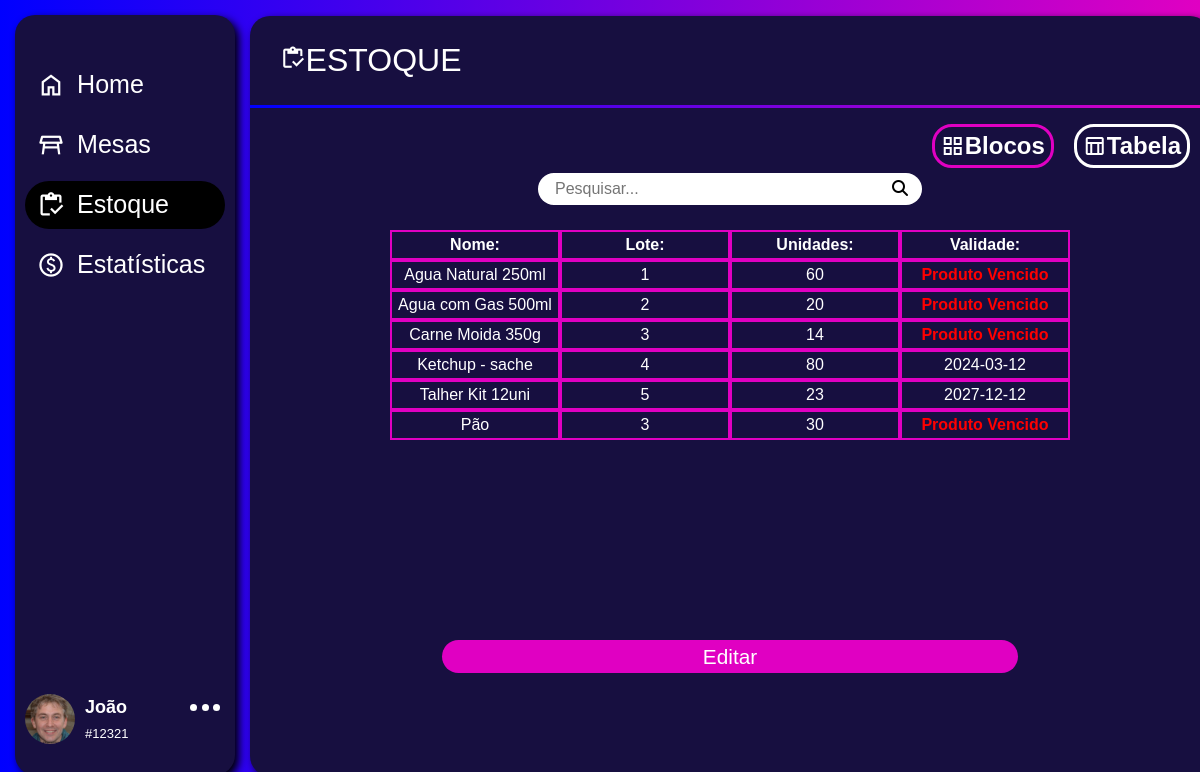
The app's page /Desktop/ADM/app/estoque/estoque.php (signed in) with its own data.
### tables this page shows
CREATE TABLE `produto` (
  `id_prod` int(11) NOT NULL,
  `lote` int(11) NOT NULL,
  `tipo` varchar(100) NOT NULL,
  `prod` varchar(100) NOT NULL,
  `preco_compra` float(10,2) NOT NULL,
  `preco_venda` float(10,2) NOT NULL,
  `qtd` int(11) NOT NULL,
  `dta_compra` date NOT NULL,
  `dta_vencimento` date NOT NULL,
  `status` varchar(10) NOT NULL,
  `img` varchar(50) NOT NULL
);

### Desktop/ADM/app/estoque/estoque.php (the view, shortened to what this page needs)
<?php
include_once(__DIR__ . '/../../PHP/conn.php');
$nomeFunc = $_SESSION['nome'];
$idFunc = $_SESSION['id_func'];
$parts = explode(" ", $nomeFunc);
$primeiroNome = $parts[0];
$avatar = '../../../imgbd/' . $_SESSION['avatarSession'];
if(!empty($_GET['search'])){
    $dados = $_GET['search'];
    $sqlc = "SELECT * FROM produto WHERE (lote LIKE '%$dados%' OR prod LIKE '%$dados%') AND status = 'ATIVO'";
    $sqlb = "SELECT * FROM produto WHERE (lote LIKE '%$dados%' OR prod LIKE '%$dados%') AND status = 'ATIVO'";
}else{
    $sqlc = "SELECT * FROM produto WHERE status = 'ATIVO'";
    $sqlb = "SELECT * FROM produto WHERE status = 'ATIVO'";
}
$estoqueInfo = $sql->query($sqlc);
$estoqueInfoTb = $sql->query($sqlb);
?>
<!DOCTYPE html>
<html lang="pt-br">
<head>
    <link href="https://cdn.jsdelivr.net/npm/bootstrap@5.3.0-alpha3/dist/css/bootstrap.min.css" rel="stylesheet">
    <link rel="stylesheet" href="../../assets/css/menu.css">
    <link rel="stylesheet" href="../../assets/css/estoque/estoque.css">
</head>
<body>
    <div class="fundo">
        <aside class="sidebar">
            <nav>
                <a href="../pagina-inicial/home.php">
                    <button >
                        <span>
                            <i class="material-symbols-outlined">home</i>
                            <span>Home</span>
                        </span>
                    </button>
                </a>
                <a href="../mesas/home_mesa.php">
                    <button>
                        <span>
                            <i class="material-symbols-outlined">table_restaurant</i>
                            <span>Mesas</span>
                        </span>
                    </button>
                </a>
                <a href="../estoque/estoque.php">
                    <button class="active">
                        <span>
                            <i class="material-symbols-outlined">inventory</i>
                            <span>Estoque</span>
                        </span>
                    </button>
                </a>
                <a href="../estatisticas/estatisticas.php">
                    <button>
                        <span>
                            <i class="material-symbols-outlined">paid</i>
                            <span>Estatísticas</span>
                        </span>
                    </button>
                </a>
            </nav>
            <header class="sidebar-header">
                <img class="logo-img" src="<?php echo $avatar; ?>" alt="Foto do usuário">
                <span class="dados">
                    <span class="nome"><?php echo $primeiroNome; ?></span>
                    <br>
                    <span class="id">#<?php echo $idFunc; ?></span>
                </span>
                <span id="options">
                    <span class="opcoes">
                        <span class="ball"></span>
                        <span class="ball"></span>
                        <span class="ball"></span>
                    </span>
                </span>
            </header>
        </aside>
        <main class="main">
            <div class="header">
                <div><i class="material-symbols-outlined">inventory</i><span>ESTOQUE</span></div>
            </div>
            <hr class="mainLinha">
            <div class="mainArea">
                <div class="filtro">
                    <button id="blocos">
                        <i class="material-symbols-outlined">
                        </i>Blocos
                    </button>
                    <button id="tabela" class="activeBtn">
                        <i class="material-symbols-outlined">
                        </i>Tabela
                    </button>
                </div>
                <div class="searchArea">
                    <form action="" method="get">
                        <div class="row">
                            <div class="col-10">
                                <input type="text" name="search" id="search" placeholder="Pesquisar..." class="searchBar" />
                            </div>
                            <div class="col-2">
                                <button type="submit" class="searchButton">
                                    <i class="fa-solid fa-magnifying-glass"></i>
                                </button>
                            </div>
                        </div>
                    </form>
                </div>
                <div class="estoque">
                    <div class="tabela active">
                        <table id="tabelaReal" style="border-radius: 10px;">
                            <thead>
                                <th>Nome:</th>
                                <th>Lote:</th>
                                <th class="Uni">Unidades:</th>
                                <th>Validade:</th>
                            </thead>
                            <tbody>
                            <?php foreach($estoqueInfoTb AS $estoqueInfosTb): ?>
                                <tr>
                                    <td><?php echo $estoqueInfosTb['prod']; ?></td>
                                    <Td><?php echo $estoqueInfosTb['lote']; ?></Td>
                                    <td class="<?php echo ($estoqueInfosTb['qtd'] <= 10) ? 'baixa-quantidadeTb' : ''; ?>"><?php echo $estoqueInfosTb['qtd']; ?></td>
                                    <td class="<?php echo (strtotime($estoqueInfosTb['dta_vencimento']) <= strtotime(date('Y-m-d'))) ? 'vencido' : ''; ?>">
                                    <?php echo $estoqueInfosTb['dta_vencimento']; ?>
                                    </td>
                                </tr>
                                <?php endforeach; ?>
                            </tbody>
                        </table>
                    </div>
                </div>
                <div>
                    <a href="editar-estoque/editEstoque.php" class="btnEditar"><Button>Editar</Button></a>
                </div>
            </div>
        </main>
    </div>
</body>
</html>

### Desktop/ADM/assets/css/menu.css (style rules this page uses)
:root { --rosa: #E000C2; --azulClaro: #07E8FF; --azul: #0000FF; --azulEscuro:#170F40; --azulDiferenciado:#3214E1; }
* { box-sizing: border-box; }
body { margin: 0; font-family: sans-serif; color: #fff; }
.fundo { position: absolute; background-image: linear-gradient(to left, var(--rosa), var(--azul)); width: 100%; height: 100%; }
.sidebar { position: fixed; background-color: var(--azulEscuro); top: 15px; left: 15px; height: 95%; display: flex; flex-direction: column; align-items: flex-start; width: 220px; padding: 40px 10px 30px 10px; border-radius: 20px; box-shadow: 4px 4px 8px black; }
.sidebar-header { display: flex; width: 100%; margin-top: 16px; }
.dados { display: inline-block; margin-left: 10px; }
.nome { font-weight: bold; font-size: 18px; }
.id { font-size: 13px; }
#options { display: flex; justify-content: flex-end; gap: 1; width: 100%; height: 20px; }
.opcoes { text-align: center; width: 40px; height: 20px; z-index: 2; cursor: pointer; }
.ball { display: inline-block; background-color: #fff; width: 7px; height: 7px; border-radius: 50%; cursor: pointer; }
.logo-img { width: 50px; max-height: 50px; border-radius: 50%; object-fit: cover; transition: transform .4s; }
.sidebar button { height: 60px; background: transparent; border: 0; font-family: inherit; color: inherit; cursor: pointer; text-align: left; padding: 0; width: 100%; }
.sidebar button > span { display: inline-flex; align-items: center; gap: 12px; height: 48px; border-radius: 24px; padding: 0 16px 0 12px; line-height: 1; transition: all .2s; width: 100%; font-size: 1.2rem; }
.active > span { background-color: #000; }
.sidebar button i { position: relative; font-size: 28px; transition: .2s; }
.sidebar button span { font-size: 1.4em; }
.sidebar>nav { flex: 1 1 auto; display: flex; flex-direction: column; width: 100%; font-size: .8em; }
.sidebar>nav a { text-decoration: none; color: #FFF; }
.main { margin-left: 250px; margin-top: 16px; height: 95%; width: 80%; border-radius: 20px; background-color: var(--azulEscuro); box-shadow: 4px 4px 8px black; }
.header { margin-left: 30px; padding-top: 20px; padding-bottom: 5px; display: flex; justify-content: space-between; align-items: center; }
.header i { font-size: 1.6em; }
.header span { font-size: 2em; }
.main hr { background-image: linear-gradient(to right, var(--azul), var(--rosa)); height: 3px; border: none; padding: 0px; opacity: 100; }

### Desktop/ADM/assets/css/estoque/estoque.css (style rules this page uses)
.mainLinha { background-image: linear-gradient(to right, var(--azul), var(--rosa)); height: 3px; border: none; padding: 0px; opacity: 100; }
.mainArea { height: 80%; }
.filtro { display: flex; justify-content: end; }
.filtro button { display: flex; align-items: center; margin-right: 20px; border: 3px solid var(--rosa); border-radius: 20px; background-color: var(--azulEscuro); color: white; font-size: 1.5em; font-weight: bold; transition: .3s; }
.estoque { height: 65%; overflow: auto; border-radius: 20px; margin-top: 10px !important; width: 95%; margin: auto; }
.blocos, .tabela { display: none; }
.active { display: block; }
.activeBtn { border-color: #fff !important; cursor: default !important; }
table { border-collapse: separate; border-spacing: 0; margin: auto; height: 100px; margin-top: 15px; }
thead th { position: sticky; top: 0; z-index: 1; background-color: var(--azulEscuro); text-align: center; }
th { border: 2px solid var(--rosa); }
tbody td { width: 170px; border: 2px solid var(--rosa); text-align: center; }
.btnEditar { display: block; text-decoration: none; margin: auto; margin-top: 30px; width: 60%; }
.btnEditar button { display: block; width: 100%; color: #fff; background-color: var(--rosa); border: none; border-radius: 20px; font-size: 1.3em; }
.searchArea { background-color: #fff; margin: auto; margin-top: 5px; margin-bottom: 5px; width: 40%; height: 2em; border-radius: 50px; cursor: text; }
.searchArea>form { width: 100%; height: 2em; }
.searchBar { width: 100%; height: 2em; margin-left: 15px; border: none; }
.searchButton { border: none; background-color: transparent; height: 2em; width: 100%; }

### Desktop/ADM/app/estoque/estoque.php (style rules this page uses)
.vencido { color: red; font-weight: bold; }

### records on screen
produto: prod "Agua Natural 250ml", lote "1", qtd "60"
produto: prod "Agua com Gas 500ml", lote "2", qtd "20"
produto: prod "Carne Moida 350g", lote "3", qtd "14"
produto: prod "Ketchup - sache", lote "4", qtd "80", dta_vencimento "2024-03-12"
produto: prod "Talher Kit 12uni", lote "5", qtd "23", dta_vencimento "2027-12-12"
produto: prod "Pão", lote "3", qtd "30"

### other values on screen
$primeiroNome "João"
$idFunc "12321"
